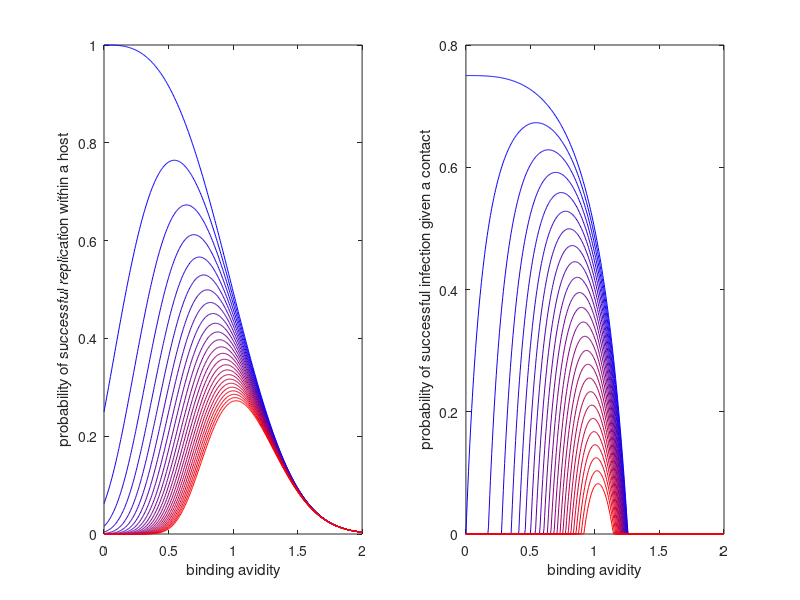

Here is the MATLAB script that generated this plot:
%Subplot1 f(k,V)
%Subplot2 g(V) = exp(-a*V.^b)
%Subplot3 Beta(k,V)
%Subplot4 dBeta(k,V)/dV
%Author: Hsiang-Yu Yuan
%1st version: Jul 16, 2012
%Rho = f x g
%2nd verison: Aug 01, 2013
%Rho = 1 - R0^-1
%R0 = f x g x n

%Binding avidity range
V = 0:0.005:2;

%Transmission parameters
%%p=2,r=2

p = 4;
%r = 1;
r = 75;
b = 3;
a = 0.7;
c = 0.5; % contact rate
nv = 4; % average copies number of each virion

%Epidemiological parameters
mu_val = 1/(70*365.25); %lifespan = 70y
gamma_val=1/5; %infecious period should change to 5d


Trans_array = []; %Array of probability of evasion by immune system
Trans_Pr_array = [];

N_Reinfect = 25; 

figure;
%colorm = {[1 1 0];[1 0 1];[0 1 1];[1 0 0];[0 1 0];[0 0 1];[0 0 0]}; 
%
for i=1:N_Reinfect;
colorm(i) = {((N_Reinfect-i)./(N_Reinfect-1))*[0 0 1]+((i-1)./(N_Reinfect-1))*[1 0 0]}; 
end
for k = 0:N_Reinfect-1
%for k=1:20:21;   
   P_Ab = exp(-p*(V+1));
   
   %%%P_Trans: f(k,V)
   %%%P_Trans_Pr: f'(k,V)
   P_Trans = (1-P_Ab).^(r*k); 
   if k>=1
       P_Trans_Pr = r*k*p.*((1-P_Ab).^(r*k-1)).*(P_Ab);
   elseif k == 0
       P_Trans_Pr = zeros(1,length(V));
   end
   %subplot(2,2,1); plot(V,P_Trans,'color',cell2mat(colorm(k+1))); hold on;
   Trans_array(k+1,:) = P_Trans;
   Trans_Pr_array(k+1,:) = P_Trans_Pr;
end
%subplot(2,2,1); xlabel('Binding avidity V'); ylabel('Probability of immune escape');

Trans_array;

%%%P_Rep: g(V)
%%%P_Rep_Pr: g'(V)
P_Rep = exp(-a*V.^b);
P_Rep_Pr = -a*b*exp(-a*V.^b).*(V.^(b-1));
%subplot(2,2,2); plot(V, P_Rep,'color',[0 0 0]); hold on;
%subplot(2,2,2); xlabel('Binding avidity V'); ylabel('Probability of succesfull replication')


for i=1:length(Trans_Pr_array(:,1))
%R0 = f(k,V)g(V)n
%rho = 1 - 1/R0
%beta = c x rho
R0_Trans = Trans_array(i,:).*P_Rep.*nv;
Rho_Trans = 1 - R0_Trans.^-1;
Rho_Trans(find(Rho_Trans<0))=0;
%B_Trans = c.*Rho_Trans;

subplot(1,2,2);
plot(V,Rho_Trans,'color',cell2mat(colorm(i))); hold on;
%subplot(2,2,4); plot(V,B_Pr,'color',cell2mat(colorm(i))); hold on;


B_Trans = Trans_array(i,:).*P_Rep;
%R0_Trans = c.*Trans_array(i,:).*P_Rep/(mu_val+gamma_val);
subplot(1,2,1); plot(V,B_Trans,'color',cell2mat(colorm(i))); hold on;
end


subplot(1,2,1);
xlabel('binding avidity'); ylabel('probability of successful replication within a host');
subplot(1,2,2);
xlabel('binding avidity'); ylabel('probability of successful infection given a contact');
%subplot(2,2,4); xlabel('Binding avidity V'); ylabel('d\beta/dV');
   

